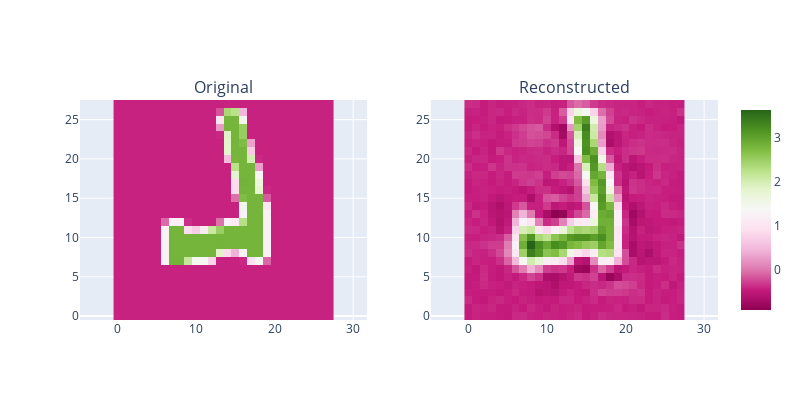

The notebook cell this image was saved under:
### Code cell
sample_idx = torch.randint(1024, (1,))[0].item()
fig = make_subplots(rows=1, cols=2, subplot_titles=["Original", "Reconstructed"])

for i, img in enumerate([x[sample_idx], x_recon[sample_idx]], 1):
    fig.add_trace(px.imshow(img.reshape(28, 28)).data[0], row=1, col=i)

fig.update_layout(height=400, width=800, xaxis_scaleanchor="y", xaxis2_scaleanchor="y2")
fig.show()

print(f"Error: {F.mse_loss(x[sample_idx], x_recon[sample_idx], reduction='sum')}")

### Figure 1 — Plotly figure (JSON) as saved in the notebook; plotly's stock layout.template omitted (floating-point values rounded to 4 significant figures; data arrays with more than 128 entries replaced by an {"elided": "..."} marker saying what was removed)
{"data": [{"coloraxis": "coloraxis", "hovertemplate": "x: %{x}<br>y: %{y}<br>color: %{z}<extra></extra>", "name": "0", "type": "heatmap", "xaxis": "x", "yaxis": "y", "z": {"elided": "28x28 float values"}}, {"coloraxis": "coloraxis", "hovertemplate": "x: %{x}<br>y: %{y}<br>color: %{z}<extra></extra>", "name": "0", "type": "heatmap", "xaxis": "x2", "yaxis": "y2", "z": {"elided": "28x28 float values"}}], "layout": {"annotations": [{"font": {"size": 16}, "showarrow": false, "text": "Original", "x": 0.225, "xanchor": "center", "xref": "paper", "y": 1, "yanchor": "bottom", "yref": "paper"}, {"font": {"size": 16}, "showarrow": false, "text": "Reconstructed", "x": 0.775, "xanchor": "center", "xref": "paper", "y": 1, "yanchor": "bottom", "yref": "paper"}], "height": 400, "width": 800, "xaxis": {"anchor": "y", "domain": [0, 0.45], "scaleanchor": "y"}, "xaxis2": {"anchor": "y2", "domain": [0.55, 1], "scaleanchor": "y2"}, "yaxis": {"anchor": "x", "domain": [0, 1]}, "yaxis2": {"anchor": "x2", "domain": [0, 1]}}}
